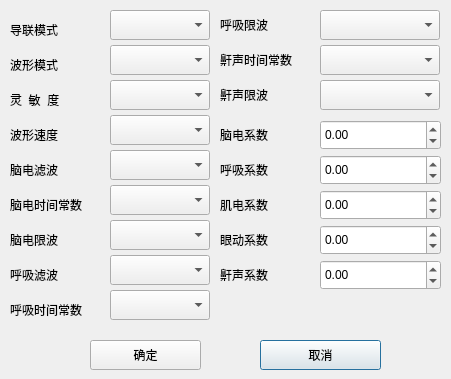
<?xml version="1.0" encoding="UTF-8"?>
<ui version="4.0">
 <class>Dlg_set_eeg</class>
 <widget class="QDialog" name="Dlg_set_eeg">
  <property name="geometry">
   <rect>
    <x>0</x>
    <y>0</y>
    <width>451</width>
    <height>379</height>
   </rect>
  </property>
  <property name="windowTitle">
   <string>脑电设置</string>
  </property>
  <widget class="QComboBox" name="m_cmbb_boxingmoshi">
   <property name="geometry">
    <rect>
     <x>110</x>
     <y>45</y>
     <width>100</width>
     <height>30</height>
    </rect>
   </property>
   <property name="maxVisibleItems">
    <number>7</number>
   </property>
  </widget>
  <widget class="QLabel" name="label_6">
   <property name="geometry">
    <rect>
     <x>220</x>
     <y>160</y>
     <width>75</width>
     <height>20</height>
    </rect>
   </property>
   <property name="text">
    <string>呼吸系数</string>
   </property>
  </widget>
  <widget class="QLabel" name="label_16">
   <property name="geometry">
    <rect>
     <x>10</x>
     <y>300</y>
     <width>91</width>
     <height>20</height>
    </rect>
   </property>
   <property name="text">
    <string>呼吸时间常数</string>
   </property>
  </widget>
  <widget class="QLabel" name="label_13">
   <property name="geometry">
    <rect>
     <x>10</x>
     <y>195</y>
     <width>91</width>
     <height>20</height>
    </rect>
   </property>
   <property name="text">
    <string>脑电时间常数</string>
   </property>
  </widget>
  <widget class="QLabel" name="label_4">
   <property name="geometry">
    <rect>
     <x>10</x>
     <y>55</y>
     <width>71</width>
     <height>20</height>
    </rect>
   </property>
   <property name="text">
    <string>波形模式</string>
   </property>
  </widget>
  <widget class="QPushButton" name="m_btn_cancel">
   <property name="geometry">
    <rect>
     <x>260</x>
     <y>340</y>
     <width>121</width>
     <height>30</height>
    </rect>
   </property>
   <property name="text">
    <string>取消</string>
   </property>
  </widget>
  <widget class="QLabel" name="label_14">
   <property name="geometry">
    <rect>
     <x>10</x>
     <y>230</y>
     <width>71</width>
     <height>20</height>
    </rect>
   </property>
   <property name="text">
    <string>脑电限波</string>
   </property>
  </widget>
  <widget class="QDoubleSpinBox" name="m_spb_naodianxishu">
   <property name="geometry">
    <rect>
     <x>320</x>
     <y>120</y>
     <width>121</width>
     <height>30</height>
    </rect>
   </property>
   <property name="minimum">
    <double>-999.000000000000000</double>
   </property>
   <property name="maximum">
    <double>999.990000000000009</double>
   </property>
   <property name="singleStep">
    <double>0.010000000000000</double>
   </property>
  </widget>
  <widget class="QComboBox" name="m_cmbb_naodianlvbo">
   <property name="geometry">
    <rect>
     <x>110</x>
     <y>150</y>
     <width>100</width>
     <height>30</height>
    </rect>
   </property>
   <property name="maxVisibleItems">
    <number>4</number>
   </property>
  </widget>
  <widget class="QLabel" name="label_15">
   <property name="geometry">
    <rect>
     <x>10</x>
     <y>265</y>
     <width>71</width>
     <height>20</height>
    </rect>
   </property>
   <property name="text">
    <string>呼吸滤波</string>
   </property>
  </widget>
  <widget class="QLabel" name="label_10">
   <property name="geometry">
    <rect>
     <x>220</x>
     <y>230</y>
     <width>75</width>
     <height>20</height>
    </rect>
   </property>
   <property name="text">
    <string>眼动系数</string>
   </property>
  </widget>
  <widget class="QComboBox" name="m_cmbb_shijianchangshu">
   <property name="geometry">
    <rect>
     <x>110</x>
     <y>185</y>
     <width>100</width>
     <height>30</height>
    </rect>
   </property>
   <property name="maxVisibleItems">
    <number>4</number>
   </property>
  </widget>
  <widget class="QComboBox" name="m_cmbb_huxixianbo">
   <property name="geometry">
    <rect>
     <x>320</x>
     <y>10</y>
     <width>120</width>
     <height>30</height>
    </rect>
   </property>
   <property name="maxVisibleItems">
    <number>2</number>
   </property>
  </widget>
  <widget class="QDoubleSpinBox" name="m_spb_yandongxishu">
   <property name="geometry">
    <rect>
     <x>320</x>
     <y>225</y>
     <width>121</width>
     <height>30</height>
    </rect>
   </property>
   <property name="minimum">
    <double>-999.000000000000000</double>
   </property>
   <property name="maximum">
    <double>999.000000000000000</double>
   </property>
   <property name="singleStep">
    <double>0.010000000000000</double>
   </property>
  </widget>
  <widget class="QLabel" name="label_8">
   <property name="geometry">
    <rect>
     <x>220</x>
     <y>195</y>
     <width>75</width>
     <height>20</height>
    </rect>
   </property>
   <property name="text">
    <string>肌电系数</string>
   </property>
  </widget>
  <widget class="QComboBox" name="m_cmbb_huxilvbo">
   <property name="geometry">
    <rect>
     <x>110</x>
     <y>255</y>
     <width>100</width>
     <height>30</height>
    </rect>
   </property>
   <property name="maxVisibleItems">
    <number>4</number>
   </property>
  </widget>
  <widget class="QComboBox" name="m_cmbb_daolianmoshi">
   <property name="geometry">
    <rect>
     <x>110</x>
     <y>10</y>
     <width>100</width>
     <height>30</height>
    </rect>
   </property>
   <property name="maxVisibleItems">
    <number>5</number>
   </property>
  </widget>
  <widget class="QComboBox" name="m_cmbb_naodianxianbo">
   <property name="geometry">
    <rect>
     <x>110</x>
     <y>220</y>
     <width>100</width>
     <height>30</height>
    </rect>
   </property>
   <property name="maxVisibleItems">
    <number>2</number>
   </property>
  </widget>
  <widget class="QLabel" name="label_12">
   <property name="geometry">
    <rect>
     <x>220</x>
     <y>265</y>
     <width>75</width>
     <height>20</height>
    </rect>
   </property>
   <property name="text">
    <string>鼾声系数</string>
   </property>
  </widget>
  <widget class="QLabel" name="label_9">
   <property name="geometry">
    <rect>
     <x>10</x>
     <y>125</y>
     <width>71</width>
     <height>20</height>
    </rect>
   </property>
   <property name="text">
    <string>波形速度</string>
   </property>
  </widget>
  <widget class="QDoubleSpinBox" name="m_spb_jidianxishu">
   <property name="geometry">
    <rect>
     <x>320</x>
     <y>190</y>
     <width>121</width>
     <height>30</height>
    </rect>
   </property>
   <property name="minimum">
    <double>-999.000000000000000</double>
   </property>
   <property name="maximum">
    <double>999.000000000000000</double>
   </property>
   <property name="singleStep">
    <double>0.010000000000000</double>
   </property>
  </widget>
  <widget class="QComboBox" name="m_cmbb_hanshengchangshu">
   <property name="geometry">
    <rect>
     <x>320</x>
     <y>45</y>
     <width>120</width>
     <height>30</height>
    </rect>
   </property>
   <property name="maxVisibleItems">
    <number>2</number>
   </property>
  </widget>
  <widget class="QComboBox" name="m_cmbb_lingmindu">
   <property name="geometry">
    <rect>
     <x>110</x>
     <y>80</y>
     <width>100</width>
     <height>30</height>
    </rect>
   </property>
   <property name="maxVisibleItems">
    <number>15</number>
   </property>
  </widget>
  <widget class="QLabel" name="label_5">
   <property name="geometry">
    <rect>
     <x>220</x>
     <y>125</y>
     <width>75</width>
     <height>20</height>
    </rect>
   </property>
   <property name="text">
    <string>脑电系数</string>
   </property>
  </widget>
  <widget class="QLabel" name="label_18">
   <property name="geometry">
    <rect>
     <x>220</x>
     <y>85</y>
     <width>75</width>
     <height>20</height>
    </rect>
   </property>
   <property name="text">
    <string>鼾声限波</string>
   </property>
  </widget>
  <widget class="QLabel" name="label_3">
   <property name="geometry">
    <rect>
     <x>220</x>
     <y>15</y>
     <width>75</width>
     <height>20</height>
    </rect>
   </property>
   <property name="text">
    <string>呼吸限波</string>
   </property>
  </widget>
  <widget class="QComboBox" name="m_cmbb_boxingsudu">
   <property name="geometry">
    <rect>
     <x>110</x>
     <y>115</y>
     <width>100</width>
     <height>30</height>
    </rect>
   </property>
   <property name="maxVisibleItems">
    <number>3</number>
   </property>
  </widget>
  <widget class="QDoubleSpinBox" name="m_spb_hanshengxishu">
   <property name="geometry">
    <rect>
     <x>320</x>
     <y>260</y>
     <width>121</width>
     <height>30</height>
    </rect>
   </property>
   <property name="minimum">
    <double>-999.000000000000000</double>
   </property>
   <property name="maximum">
    <double>999.000000000000000</double>
   </property>
   <property name="singleStep">
    <double>0.010000000000000</double>
   </property>
  </widget>
  <widget class="QLabel" name="label_11">
   <property name="geometry">
    <rect>
     <x>10</x>
     <y>160</y>
     <width>71</width>
     <height>20</height>
    </rect>
   </property>
   <property name="text">
    <string>脑电滤波</string>
   </property>
  </widget>
  <widget class="QComboBox" name="m_cmbb_huxichangshu">
   <property name="geometry">
    <rect>
     <x>110</x>
     <y>290</y>
     <width>100</width>
     <height>30</height>
    </rect>
   </property>
   <property name="maxVisibleItems">
    <number>4</number>
   </property>
  </widget>
  <widget class="QPushButton" name="m_btn_ok">
   <property name="geometry">
    <rect>
     <x>90</x>
     <y>340</y>
     <width>111</width>
     <height>30</height>
    </rect>
   </property>
   <property name="text">
    <string>确定</string>
   </property>
  </widget>
  <widget class="QLabel" name="label_17">
   <property name="geometry">
    <rect>
     <x>220</x>
     <y>50</y>
     <width>91</width>
     <height>20</height>
    </rect>
   </property>
   <property name="text">
    <string>鼾声时间常数</string>
   </property>
  </widget>
  <widget class="QDoubleSpinBox" name="m_spb_huxixishu">
   <property name="geometry">
    <rect>
     <x>320</x>
     <y>155</y>
     <width>121</width>
     <height>30</height>
    </rect>
   </property>
   <property name="minimum">
    <double>-999.000000000000000</double>
   </property>
   <property name="maximum">
    <double>999.000000000000000</double>
   </property>
   <property name="singleStep">
    <double>0.010000000000000</double>
   </property>
  </widget>
  <widget class="QLabel" name="label">
   <property name="geometry">
    <rect>
     <x>10</x>
     <y>20</y>
     <width>71</width>
     <height>20</height>
    </rect>
   </property>
   <property name="text">
    <string>导联模式</string>
   </property>
  </widget>
  <widget class="QComboBox" name="m_cmbb_hanshengxianbo">
   <property name="geometry">
    <rect>
     <x>320</x>
     <y>80</y>
     <width>120</width>
     <height>30</height>
    </rect>
   </property>
   <property name="maxVisibleItems">
    <number>2</number>
   </property>
  </widget>
  <widget class="QLabel" name="label_7">
   <property name="geometry">
    <rect>
     <x>10</x>
     <y>90</y>
     <width>71</width>
     <height>20</height>
    </rect>
   </property>
   <property name="text">
    <string>灵  敏  度</string>
   </property>
  </widget>
  <zorder>m_cmbb_boxingmoshi</zorder>
  <zorder>label_6</zorder>
  <zorder>label_16</zorder>
  <zorder>label_13</zorder>
  <zorder>label_4</zorder>
  <zorder>m_btn_cancel</zorder>
  <zorder>label_14</zorder>
  <zorder>m_spb_naodianxishu</zorder>
  <zorder>m_cmbb_naodianlvbo</zorder>
  <zorder>label_15</zorder>
  <zorder>label_10</zorder>
  <zorder>m_cmbb_shijianchangshu</zorder>
  <zorder>m_cmbb_huxixianbo</zorder>
  <zorder>m_spb_yandongxishu</zorder>
  <zorder>label_8</zorder>
  <zorder>m_cmbb_huxilvbo</zorder>
  <zorder>m_cmbb_daolianmoshi</zorder>
  <zorder>m_cmbb_naodianxianbo</zorder>
  <zorder>label_12</zorder>
  <zorder>label_9</zorder>
  <zorder>m_cmbb_hanshengchangshu</zorder>
  <zorder>m_cmbb_lingmindu</zorder>
  <zorder>label_5</zorder>
  <zorder>label_18</zorder>
  <zorder>label_3</zorder>
  <zorder>m_cmbb_boxingsudu</zorder>
  <zorder>m_spb_hanshengxishu</zorder>
  <zorder>label_11</zorder>
  <zorder>m_cmbb_huxichangshu</zorder>
  <zorder>m_btn_ok</zorder>
  <zorder>label_17</zorder>
  <zorder>m_spb_huxixishu</zorder>
  <zorder>label</zorder>
  <zorder>m_cmbb_hanshengxianbo</zorder>
  <zorder>label_7</zorder>
  <zorder>m_spb_jidianxishu</zorder>
 </widget>
 <resources/>
 <connections/>
</ui>
